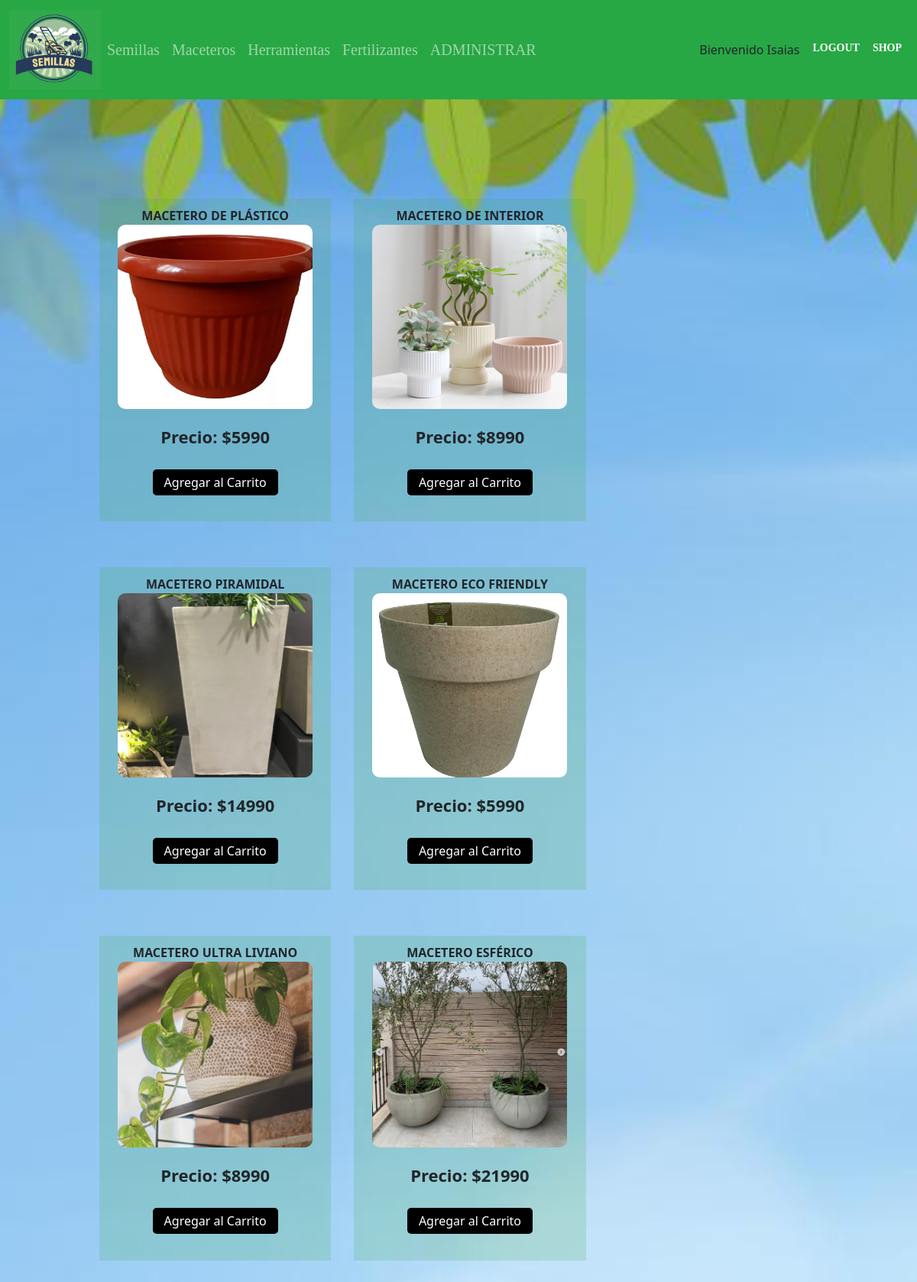
Screenshot of /pagina/Maceteros (signed in) with the database file from the repository.
### pagina_web/models.py (models this page shows, shortened)
class Producto(models.Model):
    id_producto = models.AutoField(primary_key=True)
    nombre_producto = models.CharField(max_length=100)
    precio = models.IntegerField(default=0)
    id_categoria = models.ForeignKey(Categoria, on_delete=models.CASCADE)
    foto = models.ImageField(upload_to='productos')
    activo = models.BooleanField(default=True)
    class Meta:
        ordering = ['id_producto']

### pagina_web/views.py (the view)
def Maceteros(request):
    maceteros = Categoria.objects.get(categoria='Maceteros')
    productos_maceteros = Producto.objects.filter(id_categoria=maceteros)
    return render(request, 'pagina/Maceteros.html', {'productos': productos_maceteros})

### pagina_web/templates/pagina/Maceteros.html (shortened to what this page needs)
{% load static %}
<!DOCTYPE html>
<html lang="en">
<head>
    <link rel="stylesheet" href="https://cdnjs.cloudflare.com/ajax/libs/font-awesome/6.5.2/css/all.min.css"
 />
    <link href="https://cdn.jsdelivr.net/npm/bootstrap@5.0.2/dist/css/bootstrap.min.css" rel="stylesheet">
      <link rel="stylesheet" href="{% static 'pagina/css/style.css' %}">
</head>
<body>
  <nav id="navbar" class="navbar navbar-expand-lg navbar-dark bg-green">
    <div class="container-fluid d-flex align-items-center justify-content-between">
      <a class="navbar-brand me-auto" href="{% url 'index' %}">
        <img src="{% static 'pagina/img/Semillas.png' %}" alt="" class="logo">
      </a>
      <div class="collapse navbar-collapse" id="navbarSupportedContent">
        <ul class="navbar-nav mb-2 mb-lg-0">
          <li class="nav-item d-flex align-items-center">
            <a class="nav-link text-start" href="{% url 'Semillas' %}">Semillas</a>
          </li>
          <li class="nav-item d-flex align-items-center">
            <a class="nav-link text-start" href="{% url 'Maceteros' %}">Maceteros</a>
          </li>
          <li class="nav-item d-flex align-items-center">
            <a class="nav-link text-start" href="{% url 'Herramientas' %}">Herramientas</a>
          </li>
          <li class="nav-item d-flex align-items-center">
            <a class="nav-link text-start" href="{% url 'Fertilizantes' %}">Fertilizantes</a>
          </li>
          {% if user.is_superuser %}
            <li class="nav-item d-flex align-items-center">
              <a class="nav-link text-start" href="{% url 'crud' %}">ADMINISTRAR</a>
            </li>
          {% endif %}
        </ul>
      </div>
      <div class="collapse navbar-collapse flex-grow-1 justify-content-end" id="navbarSupportedContent">
        <div class="d-flex align-items-center flex-wrap">
          <div id="user-info" class="d-flex align-items-center">
            {% if user.is_authenticated %}
              <span class="me-2">Bienvenido {{ user.username }}</span>
              <form action="{% url 'logout' %}" method="post" class="d-inline">
                <button type="submit" class="btn btn-sm btn-primary mb-3">LOGOUT</button>
              </form>
            {% else %}
              <button id="btn-user" type="button" class="btn btn-sm btn-primary mb-3 me-2"
                      data-bs-toggle="modal" data-bs-target="#exampleModal">
                LOG IN
              </button>
            {% endif %}
              <button id="btn-carrito" type="button" class="btn btn-sm btn-primary mb-3 flex-grow-1" data-bs-toggle="modal" onclick="hacerVisibleCarrito()">
                SHOP
            </button>
          </div>
        </div>
      </div>
    </div>
  </nav>
  <section class="contenedor">
    <div class="contenedor-items">
        {% for producto in productos %}
        <div class="item">
            <span class="titulo-item">{{ producto.nombre_producto }}</span>
            {% if producto.foto %}
            <img src="{{ producto.foto.url }}" alt="{{ producto.nombre_producto }}" class="img-item">
            {% endif %}
            <p class="precio-item">Precio: ${{ producto.precio }}</p>
            <button class="boton-item">Agregar al Carrito</button>
        </div>
        {% endfor %}
    </div>
</section>
</body>
</html>

### pagina_web/static/pagina/css/style.css (style rules this page uses)
body { background-image: url('../img/fondo.jpg'); background-attachment: fixed; background-size: cover; background-position: center; }
#navbar { position: -webkit-sticky; position: sticky; top: 0; z-index: 1000; }
.bg-green { background-color: #28a745; }
.logo { width: 120px; }
#btn-carrito { background: rgba(0, 0, 0, 0); border: none }
.nav-link { font-family: 'NavbarFont'; src: url(fuentes/aBigDeal.otf); font-weight: normal; font-style: normal; font-size: 20px; }
.btn-primary { font-family: 'NavbarFont'; src: url(fuentes/aBigDeal.otf); background-color: #28a745; color: #ffffff; border-color: #28a745; margin: 10px auto; display: block; width: fit-content; }
.contenedor { width: 100%; padding: 70px; display:flex; flex-wrap: wrap; gap: 10px; contain: paint; }
.contenedor .contenedor-items { width: 100%; padding: 60px; display: flex; flex-wrap: wrap; gap: 30px; box-sizing: border-box; }
.contenedor .contenedor-items .item { width: calc(33.33% - 20px); margin-bottom: 30px; text-align: center; box-sizing: border-box; padding: 10px; background-color: rgba(76, 175, 80, 0.2); display: flex; flex-direction: column; align-items: center; }
.contenedor .contenedor-items .item .img-item { width: 90%; height: 60%; max-height: 350px; border-radius: 10px; object-fit: cover; margin-bottom: 10px; }
.contenedor .contenedor-items .item .titulo-item { display: block; font-weight: bold; text-align: center; text-transform: uppercase; }
.contenedor .contenedor-items .item .precio-item { display: block; text-align: center; font-weight: bold; font-size: 22px; padding-top: 10px; }
.contenedor .contenedor-items .item .boton-item { display: block; margin: 10px auto; border: none; background-color: black; color: #fff; padding: 5px 15px; border-radius: 5px; cursor: pointer; }
@media screen and (max-width: 1200px) { .contenedor .contenedor-items .item { width: calc(33.33% - 10px); } }
.form-label, .btn-primary { color: white; font-weight: bold; }

### rows the page displays
Producto: nombre_producto "MACETERO DE PLÁSTICO", foto (picture), precio "5990"
Producto: nombre_producto "MACETERO DE INTERIOR", foto (picture), precio "8990"
Producto: nombre_producto "MACETERO PIRAMIDAL", foto (picture), precio "14990"
Producto: nombre_producto "MACETERO ECO FRIENDLY", foto (picture), precio "5990"
Producto: nombre_producto "MACETERO ULTRA LIVIANO", foto (picture), precio "8990"
Producto: nombre_producto "MACETERO ESFÉRICO", foto (picture), precio "21990"

### other values shown
{{ user.username }} "Isaias"
